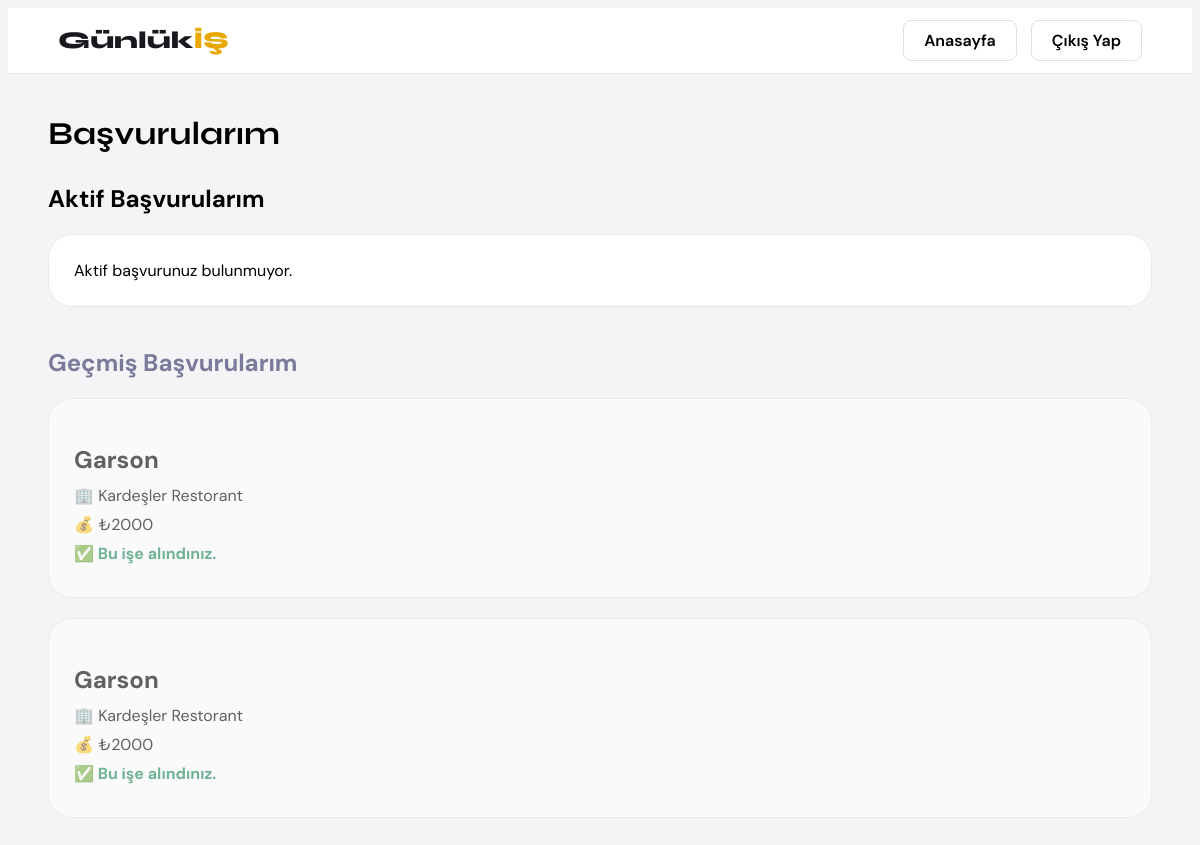
The app's page /basvurularim/ (signed in), older data.
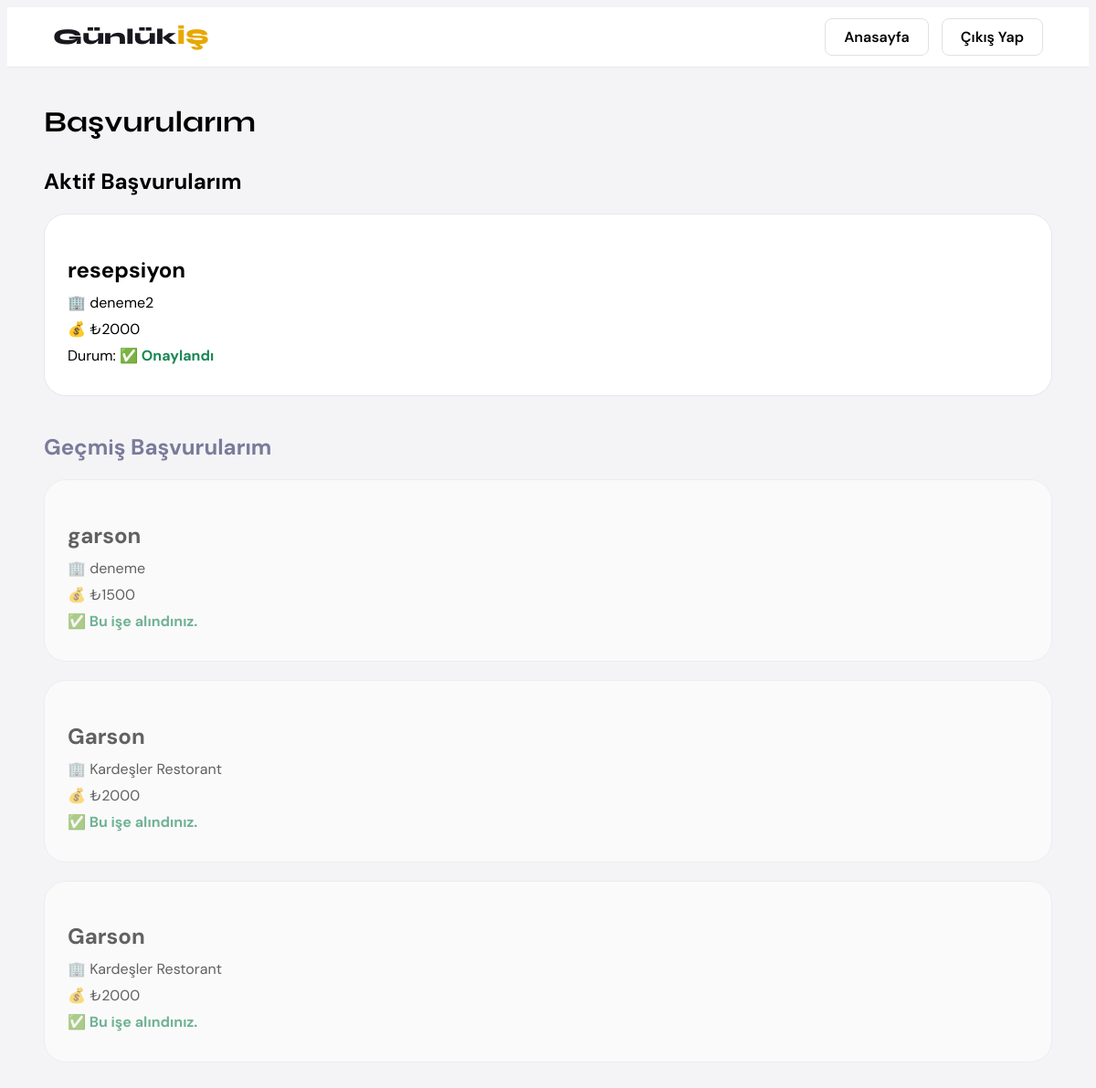
The same page, newer data.
### main/models.py (models this page shows, shortened)
class Basvuru(models.Model):
    kullanici = models.ForeignKey(
        Kullanici,
        on_delete=models.CASCADE
    )
    ilan = models.ForeignKey(
        Ilan,
        on_delete=models.CASCADE
    )
    basvuru_tarihi = models.DateTimeField(
        auto_now_add=True
    )
    durum = models.CharField(
        max_length=30,
        default='Beklemede'
    )
    isletme_puanladi = models.BooleanField(default=False)
    calisan_puanladi = models.BooleanField(default=False)

class Ilan(models.Model):
    isletme = models.ForeignKey(
    Isletme,
    on_delete=models.CASCADE,
    null=True
)
    isletme_adi = models.CharField(max_length=200)
    isletme_tipi = models.CharField(max_length=100)
    pozisyon = models.CharField(max_length=150)
    is_tanimi = models.TextField()
    konum = models.CharField(max_length=150)
    yas_araligi = models.CharField(max_length=100)
    deneyim = models.CharField(max_length=150)
    cinsiyet = models.CharField(max_length=50)
    yemek = models.CharField(max_length=20)
    ulasim = models.CharField(max_length=20)
    sigorta = models.CharField(max_length=20)
    kisi_sayisi = models.IntegerField()
    baslangic_tarihi = models.DateTimeField()
    bitis_tarihi = models.DateTimeField()
    ucret = models.IntegerField()
    aktif_mi = models.BooleanField(default=True)

### main/views.py (the view)
# urls.py: path('basvurularim/', views.basvurularim, name='basvurularim'),
def basvurularim(request):
    kullanici_id = request.session.get('kullanici_id')
    if not kullanici_id: return redirect('/giris/')
    kullanici = Kullanici.objects.get(id=kullanici_id)
    if kullanici.hesap_turu != 'calisan': return redirect('/')
    aktif_basvurular = Basvuru.objects.filter(kullanici=kullanici, ilan__aktif_mi=True).select_related('ilan').order_by('-id')
    gecmis_basvurular = Basvuru.objects.filter(kullanici=kullanici, ilan__aktif_mi=False).select_related('ilan').order_by('-id')
    return render(request, 'basvurularim.html', {
        'aktif_basvurular': aktif_basvurular, 'gecmis_basvurular': gecmis_basvurular
    })

### main/templates/basvurularim.html (shortened to what this page needs)
<!DOCTYPE html>
<html lang="tr">
<head>
</head>
<body>
    <nav>
    <a href="/" class="logo">Günlük<span>İŞ</span></a>
    <div class="nav-btns">
        <a href="/" class="btn-ghost">Anasayfa</a>
        <a href="/cikis/" class="btn-ghost">Çıkış Yap</a>
    </div>
</nav>
<h1>Başvurularım</h1>
<h2>Aktif Başvurularım</h2>
{% for basvuru in aktif_basvurular %}
<div class="card">
    <h2>{{ basvuru.ilan.pozisyon }}</h2>
    <div class="info">🏢 {{ basvuru.ilan.isletme_adi }}</div>
    <div class="info">💰 ₺{{ basvuru.ilan.ucret }}</div>
    <div class="info">
        Durum:
        {% if basvuru.durum == 'Onaylandı' %}<span class="onay">✅ Onaylandı</span>{% endif %}
    </div>
</div>
{% empty %}
<div class="card">Aktif başvurunuz bulunmuyor.</div>
{% endfor %}
<h2 style="margin-top: 40px; color: #7a7a9a;">Geçmiş Başvurularım</h2>
{% for basvuru in gecmis_basvurular %}
<div class="card" style="opacity: 0.6;">
    <h2>{{ basvuru.ilan.pozisyon }}</h2>
    <div class="info">🏢 {{ basvuru.ilan.isletme_adi }}</div>
    <div class="info">💰 ₺{{ basvuru.ilan.ucret }}</div>
    <div class="info" style="font-weight: bold;">
        {% if basvuru.durum == 'Onaylandı' %}
            <span class="onay">✅ Bu işe alındınız.</span>
        {% else %}
            <span class="red">❌ İlan kapatıldı.</span>
        {% endif %}
    </div>
</div>
{% empty %}
<div class="card">Geçmiş başvurunuz bulunmuyor.</div>
{% endfor %}
</body>
</html>

Row changes from the older to the newer data that the page shows:
added Basvuru: ilan.pozisyon "resepsiyon", ilan.isletme_adi "deneme2", ilan.ucret "2000", durum "✅ Onaylandı", shown under "Aktif Başvurularım"
added Basvuru: ilan.pozisyon "garson", ilan.isletme_adi "deneme", ilan.ucret "1500", durum "✅ Bu işe alındınız.", shown under "Geçmiş Başvurularım"
Text that changed along with them:
text no longer shown: "Aktif başvurunuz bulunmuyor."
